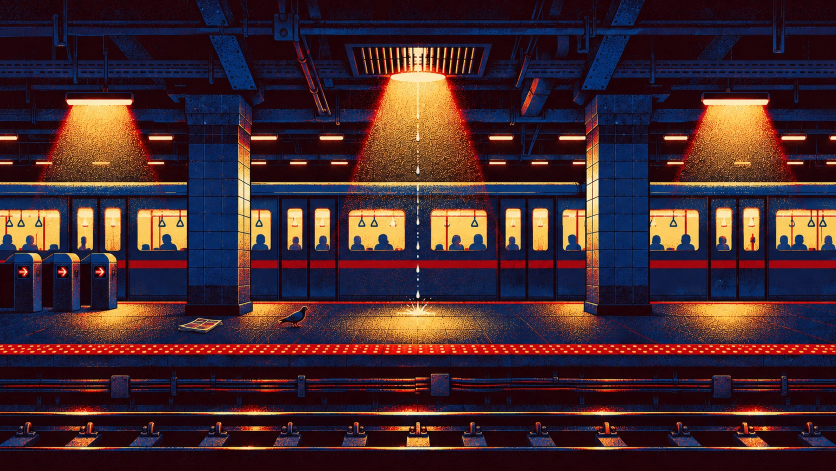
#> input picture assets/subway/src/landing.webp, 1672 x 941 px (shown at 1/2 size); its folder holds 6 pictures in this run
$ python build_subway.py
#> lines starting #> are read from the running program, lines starting #| are printed output that depends on the picture; after the words box and inside, x2 and y2 are one past the last pixel; in counts of white or black regions, pixels touching at a corner belong together
"""Build the subway from its three painted frames (assets/subway/src/):

  landing.webp  under the drain's grate: the train, turnstiles, the pool of light he lands in
  boards.webp   the tiled wall with two blank billboards and the clock
  lobby.webp    the stairs up to the cinema lobby (ticket booth, posters, popcorn, red doors)

    python tools/build_subway.py

Writes
  assets/scenes/subway.webp     landing + boards + boards again (four billboards for the four featured
                                projects; the second copy has the train's nose painted out of its left edge)
  assets/scenes/stairwell.webp  the lobby frame, moved up and its tracks stretched so that its wall stripe,
                                platform, warning strip and rails carry on from the frame before it
  assets/subway/rails.png       what stands in front of him up there: the staircase's near handrail and
                                balusters, the rail along the lobby's edge, the rope barrier
and prints the billboard and poster panels for js/main.js.
"""
from pathlib import Path
import numpy as np
from PIL import Image
from scipy import ndimage as nd

ROOT = Path(__file__).resolve().parent.parent
SRC = ROOT / "assets/subway/src"
landing, boards, lobby = [np.array(Image.open(SRC / n).convert("RGB")) for n in ("landing.webp", "boards.webp", "lobby.webp")]
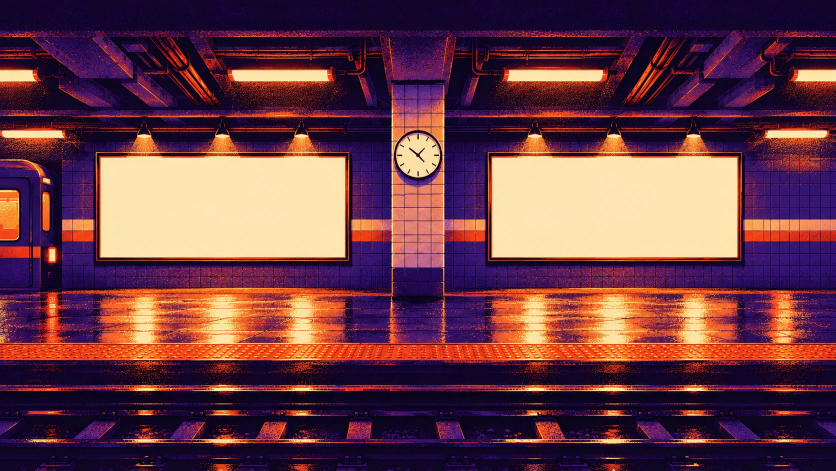
#> input picture assets/subway/src/boards.webp, 1672 x 941 px (shown at 1/2 size)
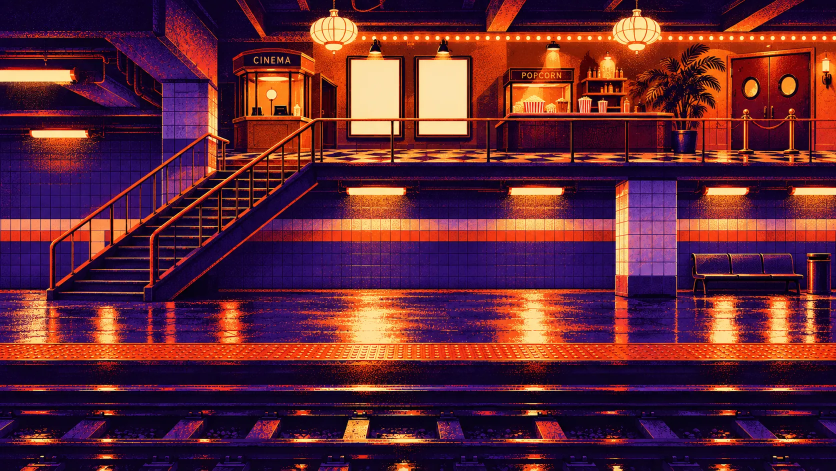
#> input picture assets/subway/src/lobby.webp, 1672 x 941 px (shown at 1/2 size)
#> landing is the input picture: shape (941, 1672, 3); mean R, G, B 65.1, 40.2, 45.8
#> boards is the input picture: shape (941, 1672, 3); mean R, G, B 106.3, 59.7, 71.4
#> lobby is the input picture: shape (941, 1672, 3); mean R, G, B 96.5, 38.9, 53.8
H, W = boards.shape[:2]
#> H = 941; W = 1672

# ---- second copy of the billboard wall: plain wall where the train's nose was ----
again = boards.astype(float).copy()
NOSE = (0, 220, 344, 606)          # x0, x1, y0, y1 of the train's nose
x0, x1, y0, y1 = NOSE
wall = again[y0:y1, W - 100:]                                    # bare wall at the frame's right edge...
patch = np.concatenate([wall[:, ::-1], wall, wall[:, ::-1]], 1)[:, :x1 - x0]   # ...mirrored outwards from the join
k = np.ones((y1 - y0, x1 - x0))
k[:, -18:] *= np.linspace(1, 0, 18)                   # feather into the wall on the right
k[:14] *= np.linspace(0, 1, 14)[:, None]              # ...and under the lamp above
again[y0:y1, x0:x1] = again[y0:y1, x0:x1] * (1 - k[..., None]) + patch * k[..., None]

# ---- the lobby frame was painted a little lower and with its tracks squeezed: resample its rows so
# the lines the two frames share meet (row in the output <- row in the painting) ----
ROWS = [(0, 82), (516, 598), (608, 686), (688, 761), (701, 776), (728, 798), (762, 822), (824, 868), (896, 928), (940, 940)]
src_y = np.interp(np.arange(H), [o for o, _ in ROWS], [s for _, s in ROWS])
#> src_y = 941 values from 82 to 940
lo = np.floor(src_y).astype(int)
#> lo = 941 values from 82 to 940
f = (src_y - lo)[:, None, None]
lob = lobby.astype(float)
lobby = lob[lo] * (1 - f) + lob[np.minimum(lo + 1, H - 1)] * f
UP = ROWS[0][1]                    # above the wall stripe the frame is simply this many rows higher

# ---- joins: the frames were painted separately, so each side of a join is eased toward the other's mirror
# image over a few px (floor reflections and ceiling beams then meet instead of stopping dead) ----
full = np.concatenate([landing, boards, again, lobby], 1).astype(float)
FLOOR = 600                         # from here down (platform, tracks) the blend is wide; above it, narrow,
for j in (W, 2 * W, 3 * W):         # or the lamps near a join would show up twice
    for rows, n in ((slice(0, FLOOR), 10), (slice(FLOOR, H), 36)):
        left, right = full[rows, j - n:j].copy(), full[rows, j:j + n].copy()
        k = np.linspace(0, 0.5, n)[None, :, None]                    # 0 away from the join, 0.5 on it
        full[rows, j - n:j] = left * (1 - k) + right[:, ::-1] * k
        full[rows, j:j + n] = right * (1 - k[:, ::-1]) + left[:, ::-1] * k[:, ::-1]
full = np.clip(full, 0, 255).astype(np.uint8)
strip, lobby = full[:, :3 * W], full[:, 3 * W:]
Image.fromarray(strip).save(ROOT / "assets/scenes/subway.webp", quality=88, method=6)
Image.fromarray(lobby).save(ROOT / "assets/scenes/stairwell.webp", quality=90, method=6)


# ---- blank panels (cream): billboards on the wall, posters in the lobby ----
def panels(a, min_area):
#> called with min_area = 60000
    r, g, b = [a[..., i].astype(int) for i in range(3)]
    cream = nd.binary_opening((r > 232) & (g > 215) & (b > 150), iterations=4)
#> cream: shape (941, 5016) bool; 9.3% white; 84 white regions, largest, box (x1, y1, x2, y2) and area: (2657, 313, 3146, 514) 97182, (4329, 313, 4818, 514) 97182, (1874, 313, 2362, 514) 96735
    lab, n = nd.label(cream)
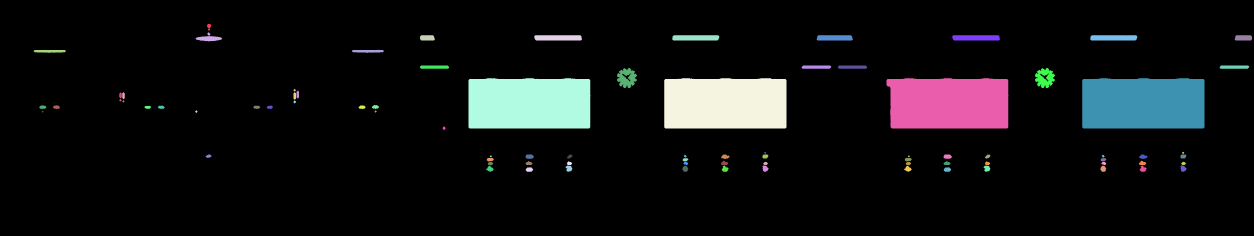
#> lab: shape (941, 5016) int32 (shown at 1/4 size); 85 distinct labels, from 0 to 84; one colour per label, 0 black
#> n = 84
    out = []
    for i, sl in enumerate(nd.find_objects(lab)):
        w, h = sl[1].stop - sl[1].start, sl[0].stop - sl[0].start
        if w * h >= min_area and (lab[sl] == i + 1).mean() > 0.9:
            out.append([sl[1].start, sl[0].start, w, h])
#> this loop made 84 passes
#> (w, h) on passes 1 to 12: (17, 27), (107, 38), (60, 21), (191, 21), (188, 21), (146, 21), (191, 21), (188, 21), (70, 21), (129, 13), (130, 12), (117, 13)
#> after the loop, out = [[1874, 313, 488, 201], [2657, 313, 489, 201], [3546, 313, 488, 201], [4329, 313, 489, 201]]
    return sorted(out)


print("billboards (subway art px):", panels(strip, 60000))
#| billboards (subway art px): [[1874, 313, 488, 201], [2657, 313, 489, 201], [3546, 313, 488, 201], [4329, 313, 489, 201]]
print("posters (stairwell art px):", panels(lobby, 9000))
#> call 2 of panels, with min_area = 9000
#> in panels (call 2), `cream = nd.binary_opening((r > 232) & (g > 215) & (b > 150), iteration..`: cream: shape (941, 1672) bool; 2.1% white; 14 white regions, largest, box (x1, y1, x2, y2) and area: (839, 38, 933, 154) 10717, (703, 39, 797, 154) 10596, (9, 59, 139, 81) 2477
#> in panels (call 2), `lab, n = nd.label(cream)`:
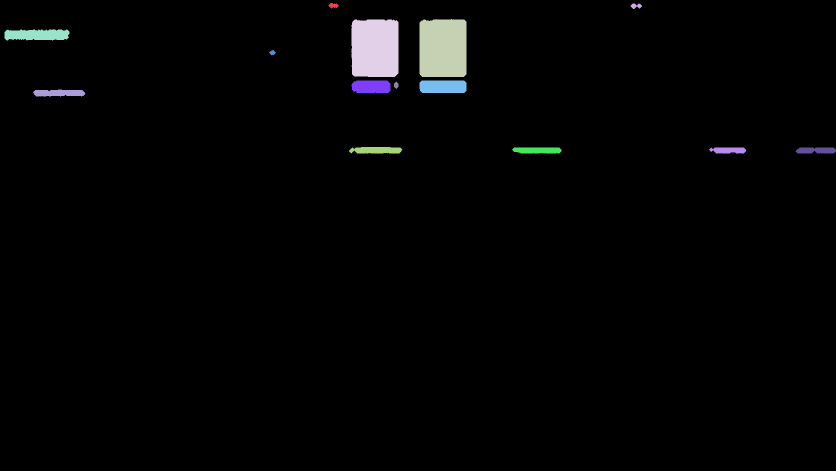
#> lab: shape (941, 1672) int32 (shown at 1/2 size); 15 distinct labels, from 0 to 14; one colour per label, 0 black
#> in panels (call 2), `lab, n = nd.label(cream)`: n = 14
#> the loop in panels (call 2), `for i, sl in enumerate(nd.find_objects(lab)):` made 14 passes
#> (w, h) on passes 1 to 12: (21, 11), (23, 11), (94, 116), (94, 115), (130, 22), (14, 11), (78, 25), (94, 25), (9, 15), (105, 14), (107, 13), (99, 12)
#> after the loop in panels (call 2), `for i, sl in enumerate(nd.find_objects(lab)):`: out = [[839, 38, 94, 116], [703, 39, 94, 115]]
#| posters (stairwell art px): [[703, 39, 94, 115], [839, 38, 94, 116]]

# ---- what stands in front of him ----
a = lobby.astype(int)
r, g, b = a[..., 0], a[..., 1], a[..., 2]
yy, xx = np.mgrid[0:H, 0:W]
metal = (r > 120) & (r - b > 60)                                       # brass and red, lit warm
#> metal: shape (941, 1672) bool; 30.7% white; 1514 white regions (1232 under 20 px), largest, box (x1, y1, x2, y2) and area: (0, 0, 1672, 680) 312020, (605, 287, 1225, 404) 39601, (1348, 288, 1672, 402) 23450
box = lambda x0, y0, x1, y1: (xx >= x0) & (xx < x1) & (yy >= y0) & (yy < y1)
mask = np.zeros((H, W), bool)
# staircase (it climbs to the left): the near handrail runs along y = RAIL(x); balusters stand on the steps below
RAIL = lambda x: 337 - UP + 0.745 * (x - 365)
NOSE_LINE = lambda x: 378 - UP + 0.749 * (x - 290)
on_stairs = (xx >= 360) & (xx <= 726)
mask |= on_stairs & (yy >= RAIL(xx) - 3) & (yy <= RAIL(xx) + 9) & metal
#> mask: shape (941, 1672) bool; 0.07% white; 16 white regions (6 under 20 px), largest, box (x1, y1, x2, y2) and area: (678, 497, 727, 533) 491, (386, 268, 404, 287) 113, (407, 294, 429, 306) 86
between = on_stairs & (yy > RAIL(xx) + 9) & (yy < NOSE_LINE(xx) - 3)
#> between: shape (941, 1672) bool; 2% white; 1 white region, box (x1, y1, x2, y2) and area: (360, 261, 727, 620) 31520
dark = (r + g + b < 95)                                                 # the balusters are dark posts
#> dark: shape (941, 1672) bool; 38.6% white; 4024 white regions (3728 under 20 px), largest, box (x1, y1, x2, y2) and area: (0, 707, 1672, 839) 157423, (0, 840, 1672, 941) 122641, (92, 159, 1672, 549) 108021
posts = nd.binary_opening(dark & between, structure=np.ones((26, 1)))   # ...at least this tall (the wall's tile joints aren't)
#> posts: shape (941, 1672) bool; 0.16% white; 17 white regions, largest, box (x1, y1, x2, y2) and area: (495, 400, 513, 455) 661, (482, 352, 496, 399) 480, (479, 400, 493, 445) 473
mask |= nd.binary_dilation(posts, structure=np.ones((1, 3))) & between
mask |= box(712, 596 - UP, 730, 694 - UP) & (dark | metal)             # the post at the foot
# lobby edge: the rail and its posts, and the rope barrier in front of the ticket booth
RAIL_Y = (366 - UP, 375 - UP)
mask |= (xx >= 432) & (yy >= RAIL_Y[0]) & (yy < RAIL_Y[1])
#> mask: shape (941, 1672) bool; 1.1% white; 26 white regions (6 under 20 px), largest, box (x1, y1, x2, y2) and area: (432, 284, 1672, 293) 11160, (678, 497, 730, 612) 2082, (478, 400, 522, 455) 1666
for px in (805, 945, 1080, 1196, 1333, 1462, 1557):
    mask |= (np.abs(xx - px) <= 5) & (yy >= 340 - UP) & (yy <= 446 - UP) & (dark | metal) & (r + g + b < 260)
#> mask: shape (941, 1672) bool; 1.3% white; 110 white regions (70 under 20 px), largest, box (x1, y1, x2, y2) and area: (432, 277, 1672, 296) 11583, (678, 497, 730, 612) 2082, (478, 400, 522, 455) 1666
for px in (637, 976):                                                   # rope stanchions: a brass pole on a wide foot
    brass = (r > 110) & (g > 60) & (b < 120) & (r - b > 50)
    mask |= (np.abs(xx - px) <= 6) & (yy >= 324 - UP) & (yy < 432 - UP) & brass
    mask |= (np.abs(xx - px) <= 3) & (yy >= 336 - UP) & (yy < 432 - UP) & (dark | brass)
    mask |= (np.abs(xx - px) <= 17) & (yy >= 432 - UP) & (yy <= 447 - UP) & brass
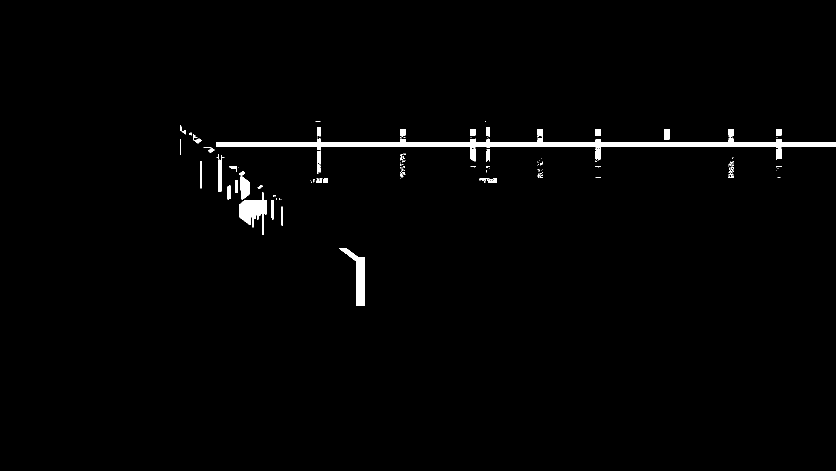
#> mask: shape (941, 1672) bool (shown at 1/2 size); 1.4% white; 134 white regions (86 under 20 px), largest, box (x1, y1, x2, y2) and area: (432, 277, 1672, 300) 11727, (678, 497, 730, 612) 2082, (478, 400, 522, 455) 1666
mask |= box(650, 372 - UP, 965, 424 - UP) & (r > 150) & (g < 70) & (b < 70) & (yy > 380 - UP)   # the rope
mask = nd.binary_closing(mask, iterations=1)
#> mask: shape (941, 1672) bool; 1.5% white; 155 white regions (111 under 20 px), largest, box (x1, y1, x2, y2) and area: (432, 258, 1671, 347) 13213, (478, 385, 534, 470) 2210, (678, 497, 730, 612) 2088
alpha = nd.gaussian_filter(mask.astype(float), 0.6).clip(0, 1)
rails = np.dstack([np.where(alpha[..., None] > 0, lobby, 0), alpha * 255]).astype(np.uint8)
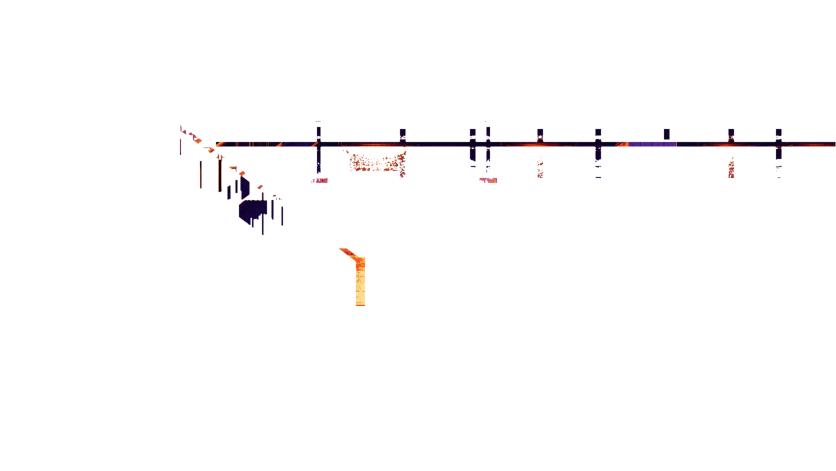
#> rails: shape (941, 1672, 4) (shown at 1/2 size); mean R, G, B, A 2.2, 0.9, 1.2, 3.7; transparent parts drawn white
ys, xs = np.nonzero(alpha)
BOX = (xs.min(), ys.min(), xs.max() + 1, ys.max() + 1)
#> BOX = (358, 240, 1672, 614)
Image.fromarray(rails).crop(BOX).save(ROOT / "assets/subway/rails.png", optimize=True)
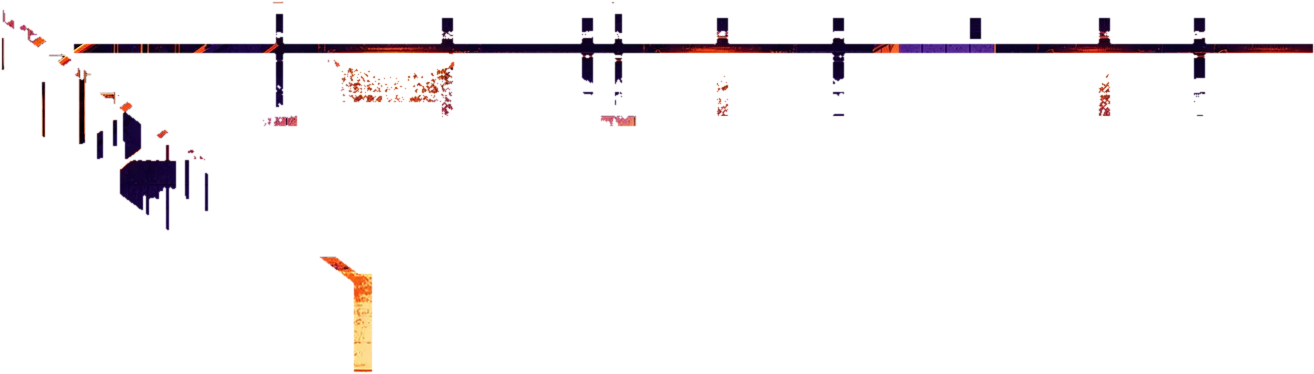
#> saved as rails.png: PIL image 1314x374 RGBA; mean R, G, B, A 6.9, 2.9, 3.9, 11.9; transparent parts drawn white
print("rails box (stairwell art px): x, y, w, h =", [int(BOX[0]), int(BOX[1]), int(BOX[2] - BOX[0]), int(BOX[3] - BOX[1])])
#| rails box (stairwell art px): x, y, w, h = [358, 240, 1314, 374]
print("strip", strip.shape[1], "x", strip.shape[0], "| lobby rows are", UP, "higher than painted")
#| strip 5016 x 941 | lobby rows are 82 higher than painted
